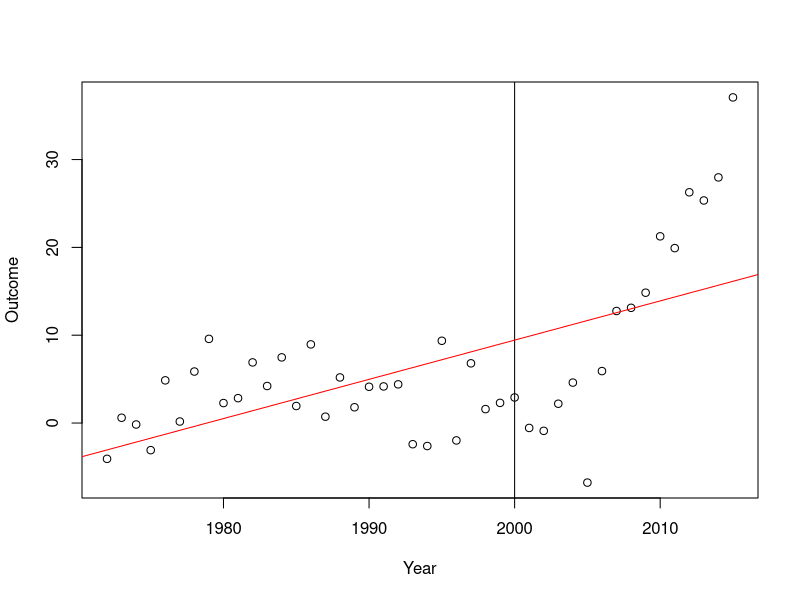
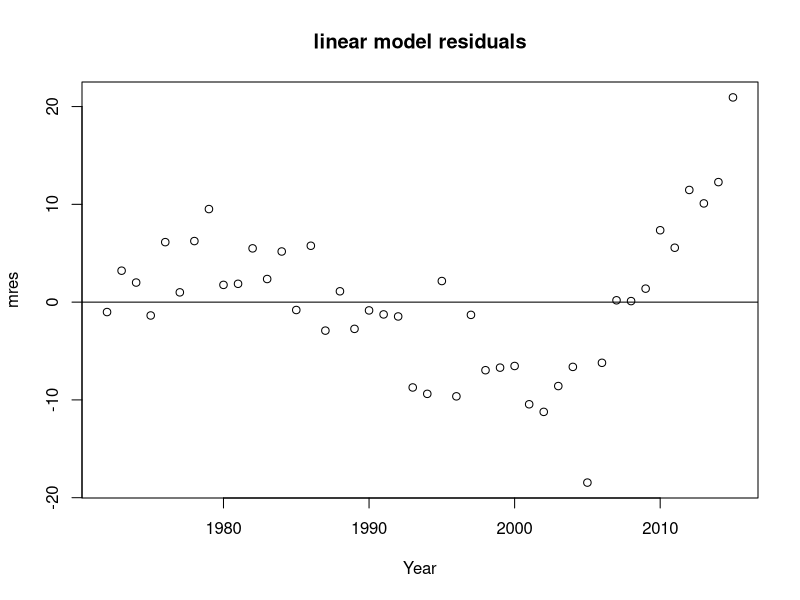
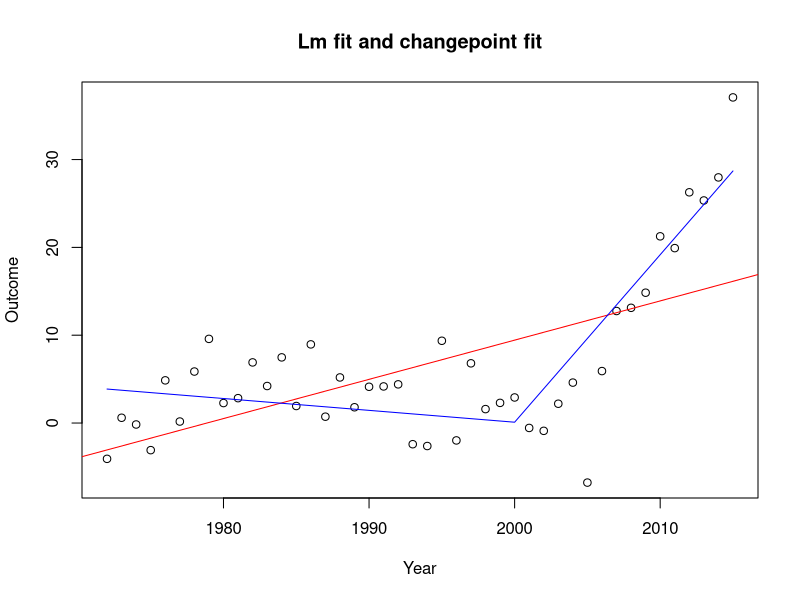

Write the R code that produced these figures, in order.
## This script generates some data for change point regression

set.seed(17)
beta0 <- 1
beta1 <- 2 
beta2 <- 4
Year <- 1972:2015
Year2000 <- pmax(0, Year - 2000)
n <- length(Year)
error <- rnorm(n, mean=0, sd=5)
Outcome <- beta0 + beta1*Year2000 + error

plot(Outcome ~ Year)
abline(v=2000)
m <- lm(Outcome~Year)
abline(m,col="red")
mres <- residuals(m)
plot(Year,mres,main="linear model residuals")
abline(h=0)
# Obviously we have issues with our residuals in this model.

#=====================================
# Model using change point regression at 2000
changepoint <- pmax(0,Year-2000)
m1 <- lm(Outcome~Year+changepoint)
# The changepoint is highly significant
# Lets plot the new trendline
plot(Outcome ~ Year,main="Lm fit and changepoint fit")
abline(m,col="red")
lines(fitted(m1)~Year,col="blue")

summary(m1)
# We can see that the changepoint is significant
# We can see that based on the year p value, there is no linear trend before the change
# But, in order to know whether there is a significant trend you need to set up a changepoint

require(multcomp)
K <- matrix(c(0,1,1),1)
T <- glht(m1,linfct=K)
summary(T)
# From this summary we can see that the slope after the change is highly significant.

#============================================
# Can we fit this model with a gls that accounts for autocorrelation?
require(nlme)
m2 <- gls(Outcome~Year+changepoint)
# The estimated values are very similar to the lm model. 
# Just the optimization has changed
m3 <- gls(Outcome~Year+changepoint,correlation=corARMA(form=~Year,p=1))
